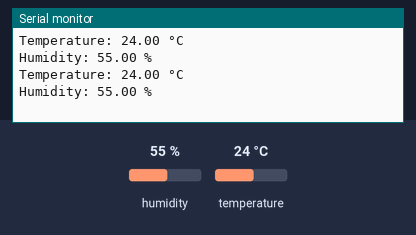
Recording of a sketch running on a simulated ESP32. Parts: the last lines printed to the serial monitor. The inputs (shaded band) are chosen by the test bench; at power-on: humidity 55 %, temperature 24 °C.

Above: at 2.8 s.
2.9 s: humidity set to 22 %
At 5.2 s:
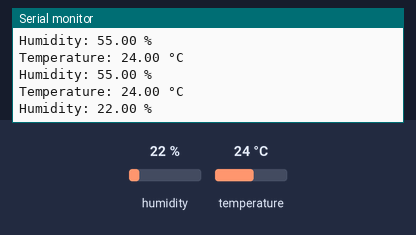
5.6 s: temperature set to 12 °C
At 7.0 s:
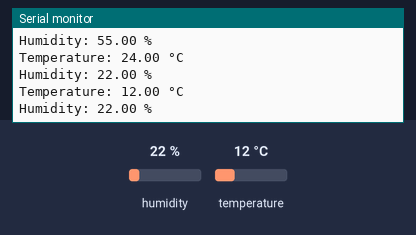
8.3 s: humidity set to 40 %
At 10.6 s:
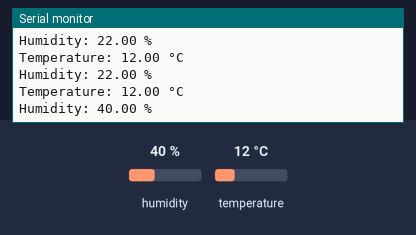
Timing chart, 0 to 12.1 s (numbered marks = the images above; inputs shaded):
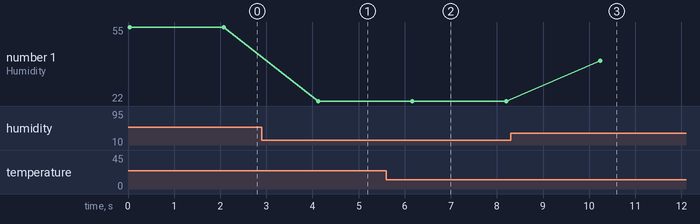

Measured:
- after the input at 2.9 s, the serial monitor: prints a new line after 1.2 s (image 1)
- after the input at 5.6 s, the serial monitor: prints a new line after 0.56 s (image 2)
- after the input at 8.3 s, the serial monitor: prints a new line after 1.9 s (image 3)
- plotted number 1: 55 → 22 after the input at 2.9 s, 22 → 40 after the input at 8.3 s

The sketch:

AHT21_test2.ino
```cpp
#include <Wire.h>
#include <AHT20.h>


AHT20 aht21;

void setup() {
  Serial.begin(115200);
  Wire.begin(21, 22); // Specify SDA (GPIO21) and SCL (GPIO22)
  aht21.begin();
}

void loop() {
  float temperature = aht21.getTemperature();
  float humidity = aht21.getHumidity();

  if (temperature != -99.9 && humidity != -99.9) {
    Serial.print("Temperature: ");
    Serial.print(temperature);
    Serial.println(" °C");

    Serial.print("Humidity: ");
    Serial.print(humidity);
    Serial.println(" %");
  } else {
    Serial.println("Failed to read from AHT21 sensor.");
  }

  delay(2000); // Read sensor data every 2 seconds
}
```
